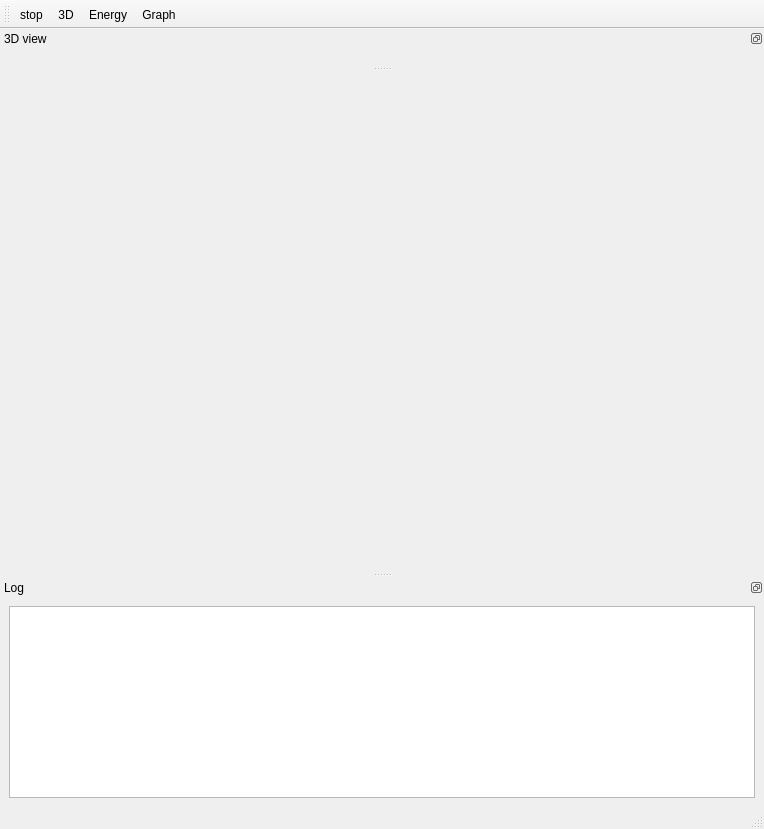
<?xml version="1.0" encoding="UTF-8"?>
<ui version="4.0">
 <class>MainWindow</class>
 <widget class="QMainWindow" name="MainWindow">
  <property name="geometry">
   <rect>
    <x>0</x>
    <y>0</y>
    <width>764</width>
    <height>829</height>
   </rect>
  </property>
  <property name="windowTitle">
   <string>MainWindow</string>
  </property>
  <property name="dockNestingEnabled">
   <bool>false</bool>
  </property>
  <widget class="QWidget" name="centralwidget">
   <property name="enabled">
    <bool>true</bool>
   </property>
   <layout class="QVBoxLayout" name="verticalLayout"/>
  </widget>
  <widget class="QMenuBar" name="menubar">
   <property name="geometry">
    <rect>
     <x>0</x>
     <y>0</y>
     <width>764</width>
     <height>25</height>
    </rect>
   </property>
  </widget>
  <widget class="QStatusBar" name="statusbar"/>
  <widget class="QDockWidget" name="dockWidget_5">
   <property name="sizePolicy">
    <sizepolicy hsizetype="Expanding" vsizetype="Expanding">
     <horstretch>0</horstretch>
     <verstretch>0</verstretch>
    </sizepolicy>
   </property>
   <property name="features">
    <set>QDockWidget::DockWidgetFloatable|QDockWidget::DockWidgetMovable</set>
   </property>
   <property name="allowedAreas">
    <set>Qt::AllDockWidgetAreas</set>
   </property>
   <property name="windowTitle">
    <string>Log</string>
   </property>
   <attribute name="dockWidgetArea">
    <number>8</number>
   </attribute>
   <widget class="QWidget" name="dockWidgetContents_5">
    <layout class="QHBoxLayout" name="horizontalLayout">
     <item>
      <widget class="QTextEdit" name="textEdit">
       <property name="sizePolicy">
        <sizepolicy hsizetype="Expanding" vsizetype="Expanding">
         <horstretch>0</horstretch>
         <verstretch>0</verstretch>
        </sizepolicy>
       </property>
       <property name="minimumSize">
        <size>
         <width>0</width>
         <height>0</height>
        </size>
       </property>
       <property name="baseSize">
        <size>
         <width>0</width>
         <height>500</height>
        </size>
       </property>
      </widget>
     </item>
    </layout>
   </widget>
  </widget>
  <widget class="QDockWidget" name="dockWidget_3">
   <property name="sizePolicy">
    <sizepolicy hsizetype="Expanding" vsizetype="Expanding">
     <horstretch>0</horstretch>
     <verstretch>0</verstretch>
    </sizepolicy>
   </property>
   <property name="features">
    <set>QDockWidget::DockWidgetFloatable|QDockWidget::DockWidgetMovable</set>
   </property>
   <property name="allowedAreas">
    <set>Qt::AllDockWidgetAreas</set>
   </property>
   <property name="windowTitle">
    <string>3D view</string>
   </property>
   <attribute name="dockWidgetArea">
    <number>4</number>
   </attribute>
   <widget class="QWidget" name="dockWidgetContents_3">
    <layout class="QHBoxLayout" name="horizontalLayout_2">
     <item>
      <widget class="Show3DWithSlider" name="ogl" native="true">
       <property name="sizePolicy">
        <sizepolicy hsizetype="Expanding" vsizetype="Expanding">
         <horstretch>0</horstretch>
         <verstretch>0</verstretch>
        </sizepolicy>
       </property>
      </widget>
     </item>
    </layout>
   </widget>
  </widget>
  <widget class="QToolBar" name="toolBar">
   <property name="windowTitle">
    <string>toolBar</string>
   </property>
   <attribute name="toolBarArea">
    <enum>TopToolBarArea</enum>
   </attribute>
   <attribute name="toolBarBreak">
    <bool>false</bool>
   </attribute>
   <addaction name="actionStop"/>
   <addaction name="action3D"/>
   <addaction name="actionEnergy"/>
   <addaction name="actionGraph"/>
  </widget>
  <action name="actionEnergy">
   <property name="checkable">
    <bool>true</bool>
   </property>
   <property name="checked">
    <bool>false</bool>
   </property>
   <property name="text">
    <string>Energy</string>
   </property>
   <property name="toolTip">
    <string>toggle energy window</string>
   </property>
  </action>
  <action name="action3D">
   <property name="checkable">
    <bool>true</bool>
   </property>
   <property name="text">
    <string>3D</string>
   </property>
   <property name="toolTip">
    <string>toggle 3D viewer</string>
   </property>
  </action>
  <action name="actionGraph">
   <property name="checkable">
    <bool>true</bool>
   </property>
   <property name="text">
    <string>Graph</string>
   </property>
   <property name="toolTip">
    <string>toggle graph view</string>
   </property>
  </action>
  <action name="actionStop">
   <property name="checkable">
    <bool>true</bool>
   </property>
   <property name="icon">
    <iconset resource="resources.qrc">
     <normaloff>:/icons/icons/pause.png</normaloff>
     <normalon>:/icons/icons/pause.png</normalon>:/icons/icons/pause.png</iconset>
   </property>
   <property name="text">
    <string>stop</string>
   </property>
  </action>
 </widget>
 <customwidgets>
  <customwidget>
   <class>Show3DWithSlider</class>
   <extends>QWidget</extends>
   <header>pygmin/gui/show3d.h</header>
   <container>1</container>
  </customwidget>
 </customwidgets>
 <resources>
  <include location="resources.qrc"/>
 </resources>
 <connections/>
</ui>
